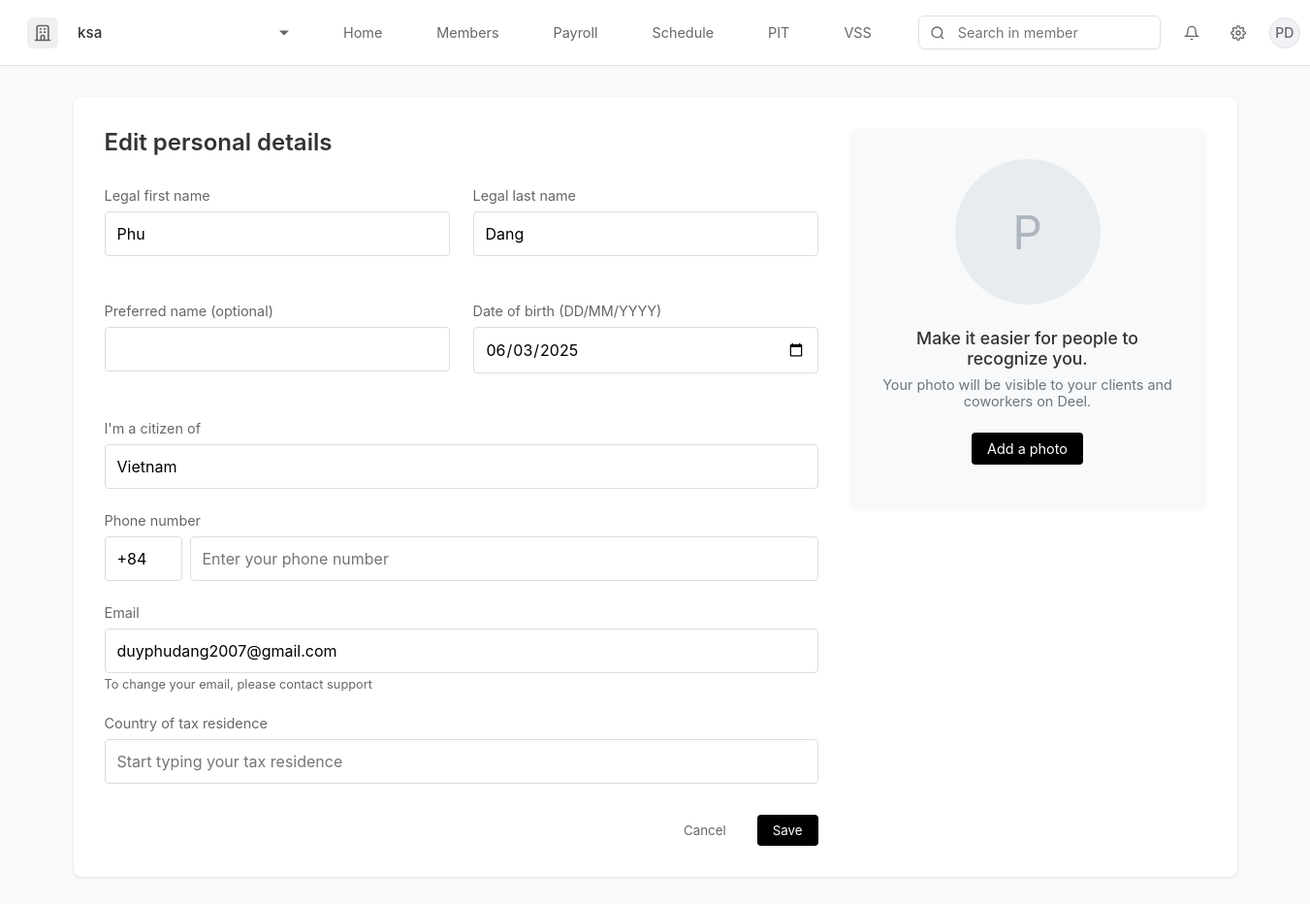
/profile/edit-personal-details (signed in), run on an earlier commit of the app's database.
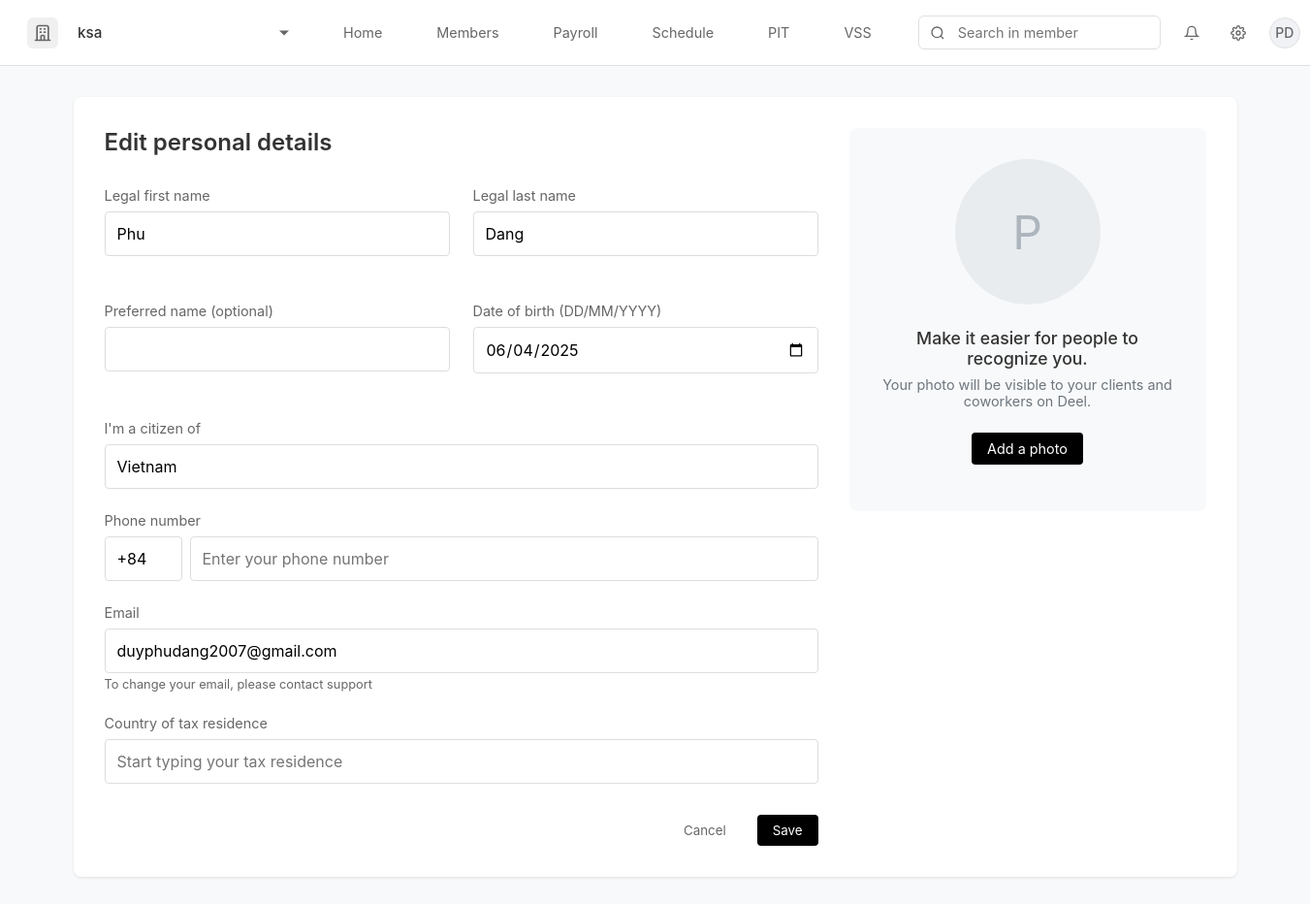
And on a later commit of the database.
### app.py (models this page shows, shortened)
class User(db.Model):
    id = db.Column(db.Integer, primary_key=True)
    email = db.Column(db.String(120), unique=True, nullable=False)
    password = db.Column(db.String(80), nullable=False)
    first_name = db.Column(db.String(80))
    last_name = db.Column(db.String(80))
    preferred_name = db.Column(db.String(80))
    date_of_birth = db.Column(db.String(20))
    citizenship = db.Column(db.String(80))
    phone = db.Column(db.String(20))
    tax_residence = db.Column(db.String(80))
    department = db.Column(db.String(80))
    job_title = db.Column(db.String(80))
    seniority_level = db.Column(db.String(80))
    created_at = db.Column(db.DateTime, default=datetime.utcnow)
    profile_completed = db.Column(db.Boolean, default=False)
    organization_id = db.Column(db.Integer, db.ForeignKey('organization.id'))
    organization = db.relationship('Organization')
    avatar_url = db.Column(db.String(255))
    reset_token = db.Column(db.String(100), unique=True)
    reset_token_expiry = db.Column(db.DateTime)
    @property
    def name(self):
        if self.preferred_name:
            return self.preferred_name
        if self.first_name and self.last_name:
            return f"{self.first_name} {self.last_name}"
        return "None"

### app.py (the view)
@app.route('/profile/edit-personal-details')
def edit_personal_details():
    if 'user_id' not in session:
        return redirect('/login')
    user = User.query.get(session['user_id'])
    if not user:
        session.pop('user_id', None)
        return redirect('/login')
    return render_template('edit_personal_details.html', user=user)

### app.py (called while the page is built)
@app.context_processor
def inject_organization():
    if 'user_id' in session:
        user = User.query.get(session['user_id'])
        if user and user.organization_id:
            organization = Organization.query.get(user.organization_id)
            return {'organization': organization}
    return {'organization': None}

### templates/edit_personal_details.html (shortened to what this page needs)
{% extends "base.html" %}
{% block content %}
<div class="edit-details-container">
    <div class="details-section">
        <h2 class="edit-details-title">Edit personal details</h2>
        <form id="personalDetailsForm">
            <div class="form-row">
                <div class="form-group">
                    <label class="form-label">Legal first name</label>
                    <input type="text" class="form-input" id="firstName" value="{{ user.first_name }}">
                </div>
                <div class="form-group">
                    <label class="form-label">Legal last name</label>
                    <input type="text" class="form-input" id="lastName" value="{{ user.last_name }}">
                </div>
            </div>
            <div class="form-row">
                <div class="form-group">
                    <label class="form-label">Preferred name (optional)</label>
                    <input type="text" class="form-input" id="preferredName" value="{{ user.preferred_name or '' }}">
                </div>
                <div class="form-group">
                    <label class="form-label">Date of birth (DD/MM/YYYY)</label>
                    <input type="date" class="form-input" id="dateOfBirth" value="{{ user.date_of_birth }}">
                </div>
            </div>
            <div class="form-group">
                <label class="form-label">I'm a citizen of</label>
                <div class="dropdown-wrapper">
                    <input type="text" class="form-input" id="citizenship" value="{{ user.citizenship }}" placeholder="Start typing your citizenship">
                </div>
            </div>
            <div class="form-group">
                <label class="form-label">Phone number</label>
                <div class="phone-input-group">
                    <input type="text" class="form-input phone-prefix" value="+84" readonly>
                    <input type="text" class="form-input" id="phone" value="{{ user.phone or '' }}" placeholder="Enter your phone number" pattern="[0-9]*" inputmode="numeric">
                </div>
            </div>
            <div class="form-group">
                <label class="form-label">Email</label>
                <input type="email" class="form-input" value="{{ user.email }}" readonly>
                <div class="form-hint">To change your email, please contact support</div>
            </div>
            <div class="form-group">
                <label class="form-label">Country of tax residence</label>
                <div class="dropdown-wrapper">
                    <input type="text" class="form-input" id="taxResidence" value="{{ user.tax_residence or '' }}" placeholder="Start typing your tax residence">
                </div>
            </div>
            <div class="form-actions">
                <button type="button" class="btn-cancel" onclick="window.location.href='/profile/settings'">Cancel</button>
                <button type="submit" class="btn-save">Save</button>
            </div>
        </form>
    </div>
    <div class="avatar-section">
        <div class="avatar-preview" id="avatarPreview">
            {% if user.avatar_url %}
                <img src="{{ user.avatar_url }}" alt="Profile photo">
            {% else %}
                {{ user.first_name[0] if user.first_name else 'Q' }}
            {% endif %}
        </div>
        <h3 class="avatar-title">Make it easier for people to recognize you.</h3>
        <p class="avatar-description">Your photo will be visible to your clients and coworkers on Deel.</p>
        <form id="avatarForm" class="avatar-form {% if user.avatar_url %}hidden{% endif %}" enctype="multipart/form-data">
            <button type="button" class="btn-upload" onclick="document.getElementById('avatarInput').click()">
                Add a photo
            </button>
        </form>
    </div>
</div>
{% endblock %}

What changed in the data, as far as the page shows it:
changed User "Phu": date_of_birth "06/03/2025" → "06/04/2025"
